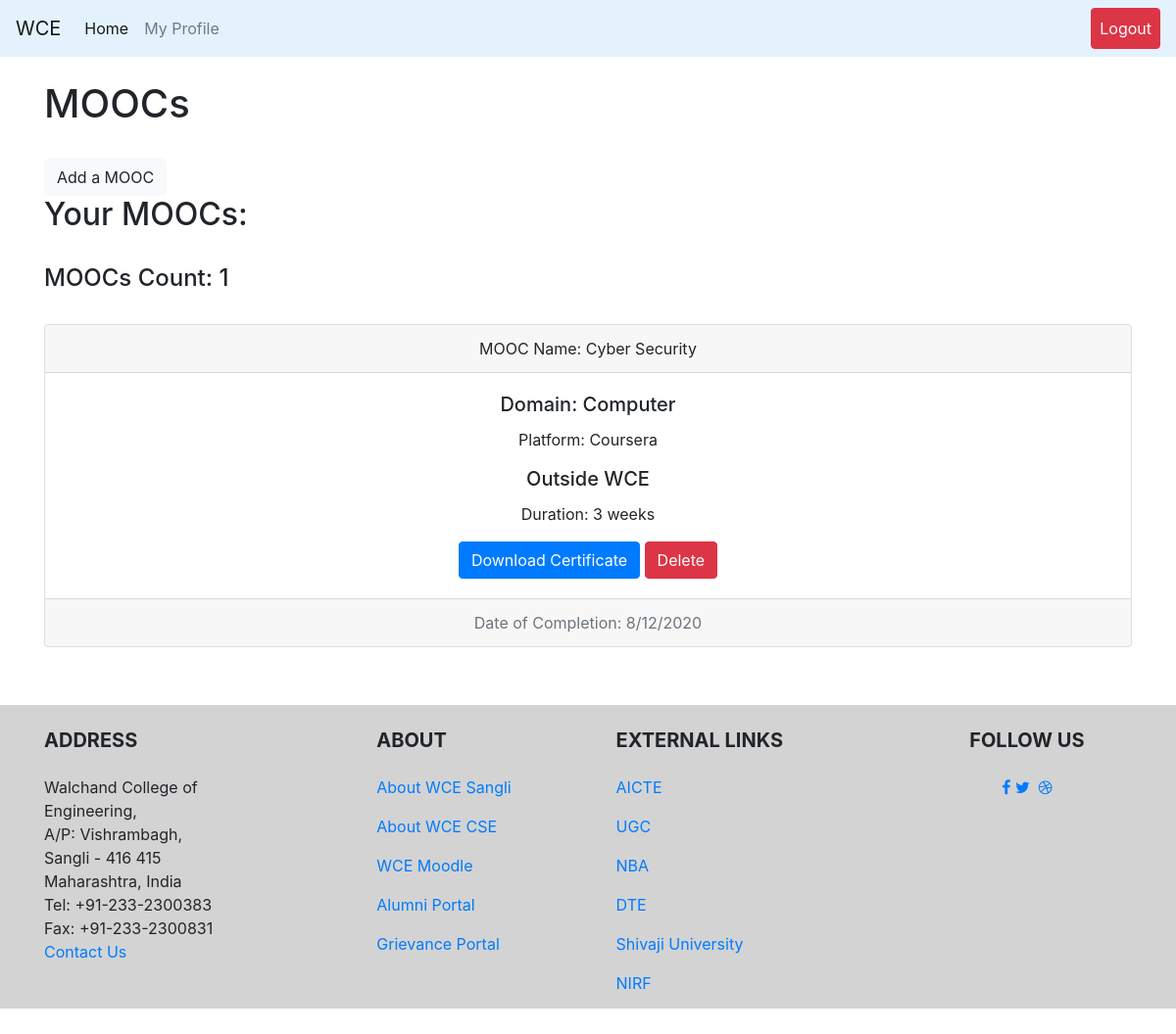
Before: /faculty/inoroutWCE/courses (signed in) with the older database file.
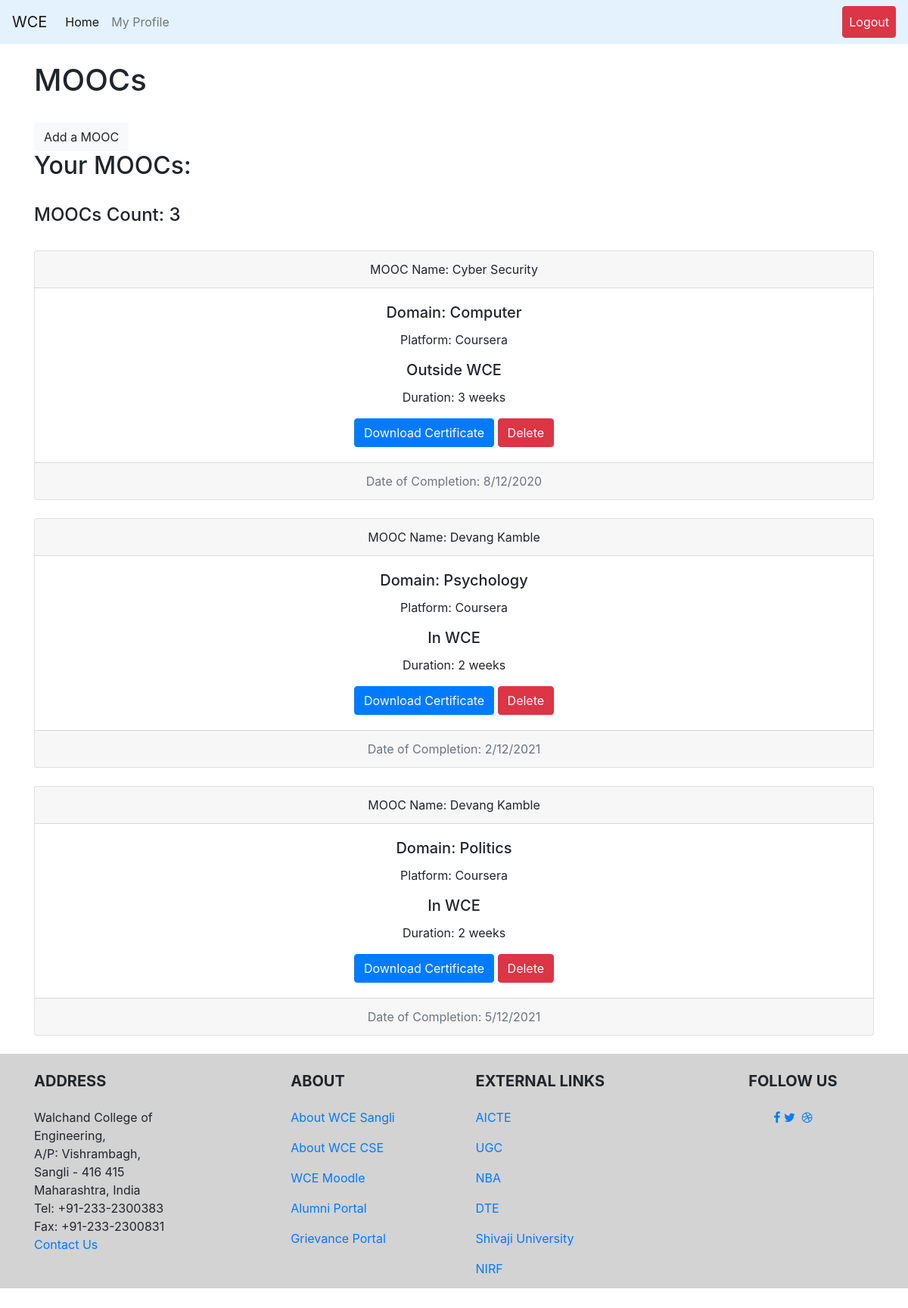
After: the same page with the newer database file.
### teacher/models.py (models this page shows, shortened)
class iocourses(models.Model):
    user = models.ForeignKey(User, on_delete=models.CASCADE)
    name = models.CharField(default='C++', max_length=30)
    domain = models.CharField(default='CSE', max_length=30)
    platform = models.CharField(default='Udemy', max_length=30)
    durationweeks = models.IntegerField(null=True, default=4)
    endDate = models.DateTimeField(default=timezone.now)
    certification = models.URLField()
    certBool = models.BooleanField()
    inorout = models.BooleanField(default=True)  # TRUE=in WCE FALSE=outside WCE

### teacher/views.py (the view)
# urls.py: path('courses', views.courses.as_view(), name="courses"),
class courses(View):
    def get(self, request, template_name='teacher/attendedActivities/courses.html'):
        group = request.user.groups.all()[0].name
        if isFaculty(group) == 0:
            return render(request, 'login.html')
        else:
            try:
                user = request.user
                allCourses = Coursera.objects.filter(user=user)
                countCourses = len(allCourses)
            except:
                allCourses = None
                countCourses = 0
            args = {}
            args["allCourses"] = allCourses
            args["countCourses"] = countCourses
            return render(request, template_name, args)

### teacher/views.py (called while the page is built)
def isFaculty(group_name):
    if group_name == 'faculty_group':
        return 1
    else:
        return 0

### teacher/templates/teacher/attendedActivities/courses.html (shortened to what this page needs)
{% extends 'base.html' %}
{% block content %}
<br>
<h1>MOOCs</h1>
<br>
<a class="btn btn-light" href="{% url 'teacher:addCourse' %}" role="button">Add a MOOC</a>
<br>
<h2>Your MOOCs: </h2>
<br>
<h4>MOOCs Count: {{ countCourses }}</h4>
<br>
{% for i in allCourses %}
<div class="card text-center">
  <div class="card-header">
    MOOC Name: {{ i.name }}
  </div>
  <div class="card-body">
    <h5 class="card-title">Domain: {{ i.domain }}</h5>
    <p class="card-text">Platform: {{ i.platform }}</p>
    {% if i.inorout %}
        <h5 class="card-title">In WCE</h5>
      {% else %}
        <h5 class="card-title">Outside WCE</h5>
      {% endif %}
      <p class="card-text">Duration: {{ i.durationweeks }} weeks</p>
    {% if i.certification != "NA" %}
    <a href="{{i.certification}}" class="btn btn-primary">Download Certificate</a>
    {% endif %}
    <td><a href="{% url 'teacher:delete_itemsIO' i.id 'courses' %}"><button type="button" class="btn btn-danger">Delete</button></a></td>
  </div>
  <div class="card-footer text-muted">
    Date of Completion: {{ i.endDate.day }}/{{i.endDate.month}}/{{i.endDate.year}}
  </div>
</div>
<br>
{% endfor %}
{% endblock %}

### CoeusPro/templates/base.html (shortened to what this page needs)
<!doctype html>
<html lang="en">
{% load static %}
<head>
    <link rel="stylesheet" href="https://stackpath.bootstrapcdn.com/font-awesome/4.7.0/css/font-awesome.min.css">
    <link rel="stylesheet" href="https://stackpath.bootstrapcdn.com/bootstrap/4.5.2/css/bootstrap.min.css">
    <link rel="stylesheet" type="text/css" href="{% static 'css/footer.css' %}">
</head>
<body>
<div id="page-container">
    <nav class="navbar navbar-expand-lg navbar-light" style="background-color: #e3f2fd;">
        <a class="navbar-brand" href="http://www.walchandsangli.ac.in/" target="_blank">WCE</a>
        <div class="collapse navbar-collapse" id="navbarNavDropdown">
            <ul class="navbar-nav">
                {% for group_for in request.user.groups.all %}
                {% if group_for.name == 'student_group' %}
                <li class="nav-item active">
                    <a class="nav-link" href="{% url 'student:studentHome' %}">Home <span class="sr-only">(current)</span></a>
                </li>
                {% elif group_for.name == 'HOD_group' %}
                <li class="nav-item active">
                    <a class="nav-link" href="{% url 'HOD:HODHome' %}">Home <span class="sr-only">(current)</span></a>
                </li>
                {% elif group_for.name == 'faculty_group' %}
                <li class="nav-item active">
                    <a class="nav-link" href="{% url 'teacher:facultyHome' %}">Home <span class="sr-only">(current)</span></a>
                </li>
                {% else %}
                <li class="nav-item active">
                    <a class="nav-link" href="{% url 'home' %}">Home <span class="sr-only">(current)</span></a>
                </li>
                {% endif %}
                {% endfor %}
                {% if user.is_authenticated %}
                <li class="nav-item">
                    <a class="nav-link" href="{% url 'profile' user  %}">My Profile</a>
                </li>
            {% endif %}
        </div>
        {% if user.is_authenticated %}
        <ul class="nav navbar-nav ml-auto">
            <li class="nav-item">
                <a class="nav-link btn btn-danger" style="color: white" href="{% url 'logout' %}">Logout</a>
            </li>
        </ul>
        {% endif %}
    </nav>
    <div class="container">
        {% block content %}
        {% endblock %}
    </div>
    <footer id="footer" >
        <div class="container text-center text-md-left">
            <div class="row">
                <div class="col-md-4 col-lg-3 mr-auto my-md-4 my-0 mt-4 mb-1">
                    <h5 class="font-weight-bold text-uppercase mb-4">Address</h5>
                    <p>Walchand College of Engineering,<br>
                        A/P: Vishrambagh,<br>
                        Sangli - 416 415<br>
                        Maharashtra, India<br>
                        Tel: +91-233-2300383<br>
                        Fax: +91-233-2300831<br>
                        <a href="mailto:hod.cse@walchandsangli.ac.in">Contact Us</a>
                    </p>
                </div>
                <div class="col-md-2 col-lg-2 mx-auto my-md-4 my-0 mt-4 mb-1">
                    <h5 class="font-weight-bold text-uppercase mb-4">About</h5>
                    <ul class="list-unstyled">
                        <li>
                            <p>
                                <a href="http://www.walchandsangli.ac.in">About WCE Sangli</a>
                            </p>
                        </li>
                        <li>
                            <p>
                                <a href="http://www.walchandsangli.ac.in/Departments/CSEDepartment/CSEDept.asp">About WCE CSE</a>
                            </p>
                        </li>
                        <li>
                            <p>
                                <a href="http://112.133.242.241/moodle/">WCE Moodle</a>
                            </p>
                        </li>
                        <li>
                            <p>
                                <a href="https://alumni.walchandsangli.ac.in/">Alumni Portal</a>
                            </p>
                        </li>
                        <li>
                            <p>
                                <a href="https://walchandsangli.edugrievance.com/">Grievance Portal</a>
                            </p>
                        </li>
                    </ul>
                </div>
                <div class="col-md-4 col-lg-3 mx-auto my-md-4 my-0 mt-4 mb-1">
                    <h5 class="font-weight-bold text-uppercase mb-4">External Links</h5>
                    <ul class="list-unstyled">
                        <li>
                            <p>
                                <a href="https://www.aicte-india.org/">AICTE</a>
                            </p>
                        </li>
                        <li>
                            <p>
                                <a href="https://www.ugc.ac.in/">UGC</a>
                            </p>
                        </li>
                        <li>
                            <p>
                                <a href="https://www.nbaind.org/">NBA</a>
                            </p>
                        </li>
                        <li>
                            <p>
                                <a href="http://www.dtemaharashtra.gov.in/index.html">DTE</a>
                            </p>
                        </li>
                        <li>
                            <p>
                                <a href="http://www.unishivaji.ac.in/">Shivaji University</a>
                            </p>
                        </li>
                        <li>
                            <p>
                                <a href="https://www.nirfindia.org/Home">NIRF</a>
                            </p>
                        </li>
                    </ul>
                </div>
                <div class="col-md-2 col-lg-2 text-center mx-auto my-4">
                    <h5 class="font-weight-bold text-uppercase mb-4">Follow Us</h5>
                    <a type="button" class="btn-floating btn-fb">
                        <p><i class="fa fa-facebook-f"></i></p>
                    </a>
                    <a type="button" class="btn-floating btn-tw">
                        <p><i class="fa fa-twitter"></i></p>
                    </a>
                    <a type="button" class="btn-floating btn-dribbble">
                        <p><i class="fa fa-dribbble"></i></p>
                    </a>
                </div>
            </div>
        </div>
    </footer>
</div>
</body>
</html>

### static/css/footer.css (style rules this page uses)
body { min-height: 90vh; position: relative; margin: 0; box-sizing: border-box; }
footer { background: lightgrey; position: absolute; top: 100%; height: 310px; width: 100%; }

Changed rows visible on the page:
added iocourses: name "Devang Kamble", domain "Psychology", platform "Coursera", inorout "In WCE", durationweeks "2", endDate.day "2", endDate.month "12", endDate.year "2021"
added iocourses: name "Devang Kamble", domain "Politics", platform "Coursera", inorout "In WCE", durationweeks "2", endDate.day "5", endDate.month "12", endDate.year "2021"
Other visible differences:
{{ countCourses }}: "1" → "3"
